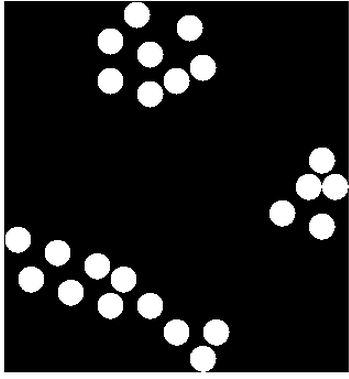
#> input picture 1.png, 349 x 379 px
$ python connected-comps.py
#> lines starting #> are read from the running program, lines starting #| are printed output that depends on the picture; after the words box and inside, x2 and y2 are one past the last pixel; in counts of white or black regions, pixels touching at a corner belong together
import os
import sys
import numpy as np
import matplotlib.pyplot as plt
import skimage.io as sio
from skimage.transform import rescale, resize
from collections import deque
import time
import pdb


class ImgCComps():
	def __init__(self, fg=1, connectivity=4):
		if connectivity == 8:
			self.neighbors = np.array([[0,-1],[-1,-1],[-1,0],[-1,1],[0,1],[1,1],[1,0],[1,-1]])
		else:
			self.neighbors = np.array([[0,-1],[-1,0],[0,1],[1,0]]) # 4-connectivity

		self.cc_count = 2
		self.stack = deque([])
		self.fg = fg
		self.bg = 2 + ~fg
		self.ip_img = None
		self.h = None
		self.w = None
		return

	def dfs(self, start_cord):
		def get_ut_neighbors(cord): # get Untarversed neighbors

			neighbors = self.neighbors + np.array(cord)

			# [6 lines of commented-out code are left out]

			return [x for x in neighbors if self.ip_img[x[0],x[1]] == self.fg]


		self.ip_img[start_cord[0],start_cord[1]] = self.cc_count
		self.stack.extendleft(get_ut_neighbors(start_cord))
		while len(self.stack) != 0:
			a_cord = self.stack.popleft()
			self.ip_img[a_cord[0],a_cord[1]] = self.cc_count
			self.stack.extendleft(get_ut_neighbors(a_cord))
		return

	def dfs_recursive(self, a_cord):
		self.ip_img[a_cord[0],a_cord[1]] = self.cc_count
		neighbors = self.neighbors + np.array(a_cord)
		for x in neighbors:
			if self.ip_img[x[0],x[1]] == self.fg:
				self.dfs_recursive(x)
		return


	def process(self,img):
		def reset(img):
			self.cc_count = 2
			self.stack = deque([])
			self.ip_img = img.copy()
			h = img.shape[0]
			w = img.shape[1]
			self.ip_img = np.vstack((self.bg*np.ones((1,w)),self.ip_img,self.bg*np.ones((1,w))))
			self.ip_img = np.hstack((self.bg*np.ones((h+2,1)),self.ip_img,self.bg*np.ones((h+2,1))))
			self.h = h + 2
			self.w = w + 2
			return

		reset(img) # reset state of processor
		for i in range(self.h): # scanning
			for j in range(self.w):
				if self.ip_img[i,j] == self.fg:
					cc_seed = (i,j)
					self.dfs_recursive(cc_seed)
					self.cc_count += 1
		return self.ip_img[1:-1,1:-1]


# Main Code
filename = '1.png'
sys.setrecursionlimit(int(1e7))
img = sio.imread(filename,as_gray=True)
#> img is the input picture: shape (379, 349) float64; min 0, max 1, mean 0.13
img = np.array(resize(img,(img.shape[0],img.shape[1]),anti_aliasing=True))
img[img <= 0.5] = 0
img[img > 0.5] = 1
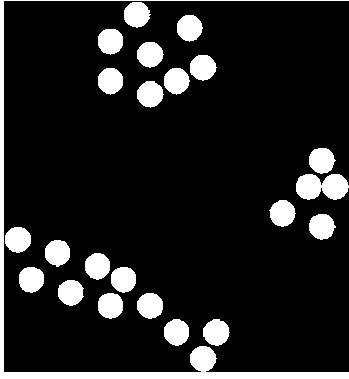
#> img: shape (379, 349) float64; values 0 (black) and 1 (white), 12.9% white; 23 white regions, largest, box (x1, y1, x2, y2) and area: (0, 0, 349, 379) 4809, (296, 174, 349, 200) 1068, (203, 319, 230, 346) 545

cc = ImgCComps(fg=1,connectivity=8)
t0 = time.time()
y = cc.process(img)
#> in reset, `self.ip_img = np.vstack((self.bg*np.ones((1,w)),self.ip_img,self.bg*np..`:
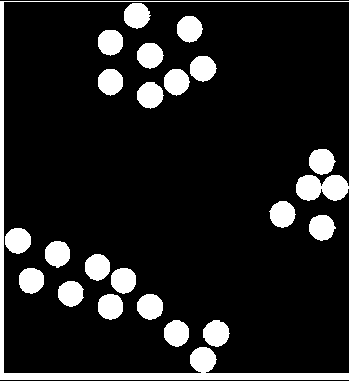
#> self.ip_img: shape (381, 349) float64; values 0 (black) and 1 (white), 12.8% white; 23 white regions, largest, box (x1, y1, x2, y2) and area: (0, 1, 349, 380) 4809, (296, 175, 349, 201) 1068, (203, 320, 230, 347) 545
#> in reset, `self.ip_img = np.hstack((self.bg*np.ones((h+2,1)),self.ip_img,self.bg*..`:
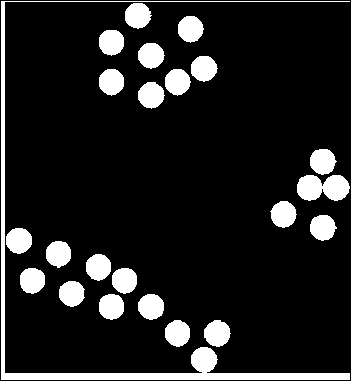
#> self.ip_img: shape (381, 351) float64; values 0 (black) and 1 (white), 12.7% white; 23 white regions, largest, box (x1, y1, x2, y2) and area: (1, 1, 350, 380) 4809, (297, 175, 350, 201) 1068, (204, 320, 231, 347) 545
#> in process, `return self.ip_img[1:-1,1:-1]`:
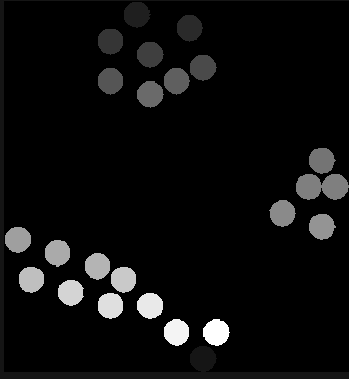
#> returned value: shape (379, 349) float64; min 0, max 24, mean 1.3; drawn with min black and max white
t1 = time.time()
print('Time: {}sec '.format(t1 - t0))
plt.subplot(121)
plt.imshow(img,cmap='gray')
plt.title('Input')
plt.subplot(122)
plt.imshow(y,cmap='jet')
plt.title('Labeled Image')
plt.show()
